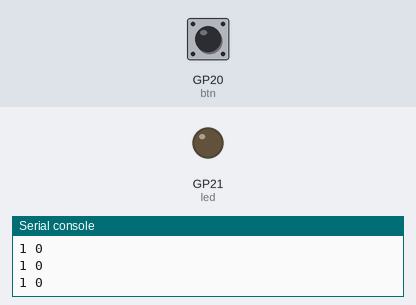
The program below on a simulated Raspberry Pi Pico running MicroPython. Parts: output pins drawn as LEDs (lit = HIGH), the last lines printed to the serial console. The inputs (shaded band) are chosen by the test bench; at power-on: GP20 (btn) HIGH.

Above: at 1.2 s.
1.3 s: GP20 (btn) pulled LOW for 0.15 s
At 1.7 s:
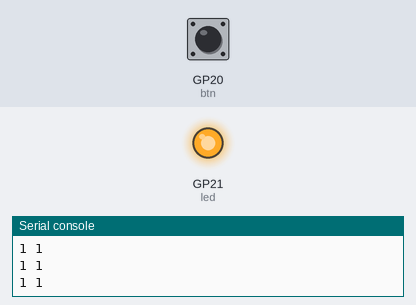
2.9 s: GP20 (btn) pulled LOW for 1 s
At 4.2 s:
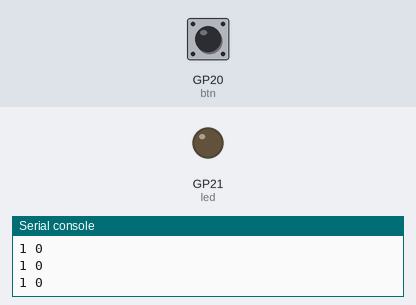
5.4 s: GP20 (btn) pulled LOW for 3.2 s
At 6.0 s:
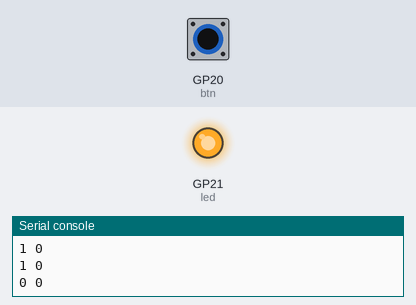
Timing chart, 0 to 8.4 s (numbered marks = the images above; inputs shaded):
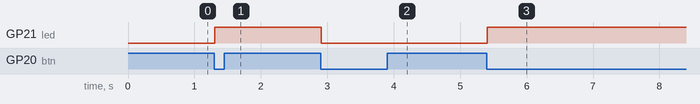

Measured:
- after the input at 1.3 s, GP21 (led): LOW → HIGH at once
- after the input at 2.9 s, GP21 (led): HIGH → LOW at once
- after the input at 5.4 s, GP21 (led): LOW → HIGH at once

The program:

01_rotary_sw_btn.py
```python
# Project: Rotary Encoder Button with Status LED
# Hardware: Raspberry Pi Pico + KY-040 + External LED
#
# Wiring Connections:
# -----------------------------------------------------------
# Device       | Pin Name | Pico Pin (GPIO) | Physical Pin
# -------------|----------|-----------------|----------------
# KY-040       | GND      | GND             | Pin 38
# KY-040       | + (VCC)  | 3V3             | Pin 36
# KY-040       | SW       | GP20            | Pin 26
# KY-040       | DT       | GP19            | Pin 25
# KY-040       | CLK      | GP18            | Pin 24
# -------------|----------|-----------------|----------------
# External LED | Anode(+) | GP21            | Pin 27
# External LED | Cathode(-)| GND            | Any GND
# -----------------------------------------------------------

from machine import Pin
import time

# --- Pin Assignments ---
SW_PIN  = 20
LED_PIN = 21

# --- Initialize Hardware ---
# SW is Active-Low (Pressed = 0, Released = 1)
btn = Pin(SW_PIN, Pin.IN, Pin.PULL_UP)

# LED is Active-High (1 = ON, 0 = OFF)
led = Pin(LED_PIN, Pin.OUT)

print("System Ready. Press the encoder button to toggle LED.")

while True:
    btn_state = btn.value()
    print(btn_state, led.value())

    if btn_state == 0:
        led.toggle()

        # Debounce/Wait for release
        while btn.value() == 0:
            time.sleep(0.01)

    time.sleep(0.05)
```
